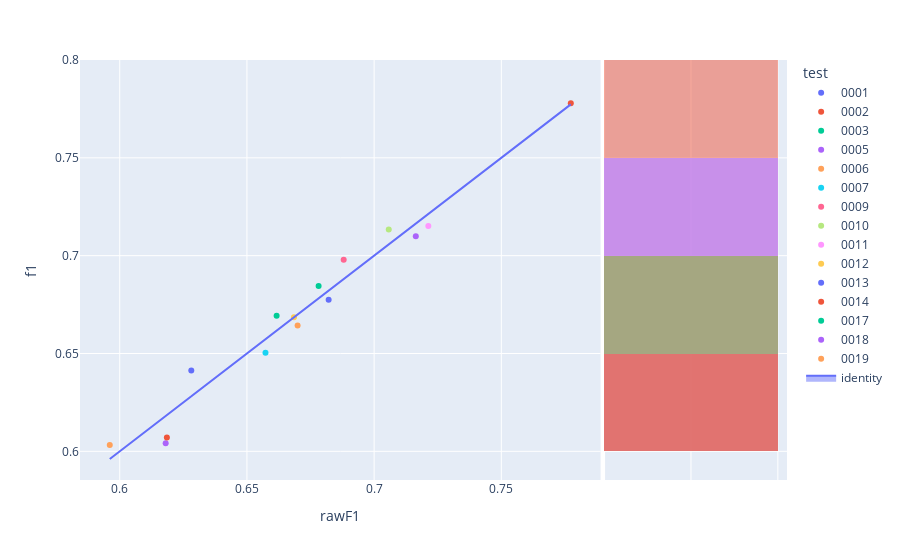

Notebook cell for this chart:
### Code cell
fig=px.scatter(experimentModels,x='rawF1',y='f1',color='test',hover_name='modelId', marginal_y="histogram")
fig.add_trace(
    go.Scatter(x=experimentModels['rawF1'], y=experimentModels['rawF1'], name="identity", mode='lines',fill="toself")
)
fig.show()

### Figure 1 — Plotly figure (JSON) as saved in the notebook; plotly's stock layout.template omitted (floating-point values rounded to 4 significant figures)
{"data": [{"hovertemplate": "<b>%{hovertext}</b><br><br>test=0001<br>rawF1=%{x}<br>f1=%{y}<extra></extra>", "hovertext": ["7feab6c6-8ccf-4056-b394-5b6d7b96cb7a"], "legendgroup": "0001", "marker": {"color": "#636efa", "symbol": "circle"}, "mode": "markers", "name": "0001", "orientation": "v", "showlegend": true, "type": "scatter", "x": [0.6281], "xaxis": "x", "y": [0.6413], "yaxis": "y"}, {"alignmentgroup": "True", "bingroup": "y", "hovertemplate": "test=0001<br>f1=%{y}<br>count=%{x}<extra></extra>", "legendgroup": "0001", "marker": {"color": "#636efa"}, "name": "0001", "offsetgroup": "0001", "opacity": 0.5, "showlegend": false, "type": "histogram", "xaxis": "x2", "y": [0.6413], "yaxis": "y2"}, {"hovertemplate": "<b>%{hovertext}</b><br><br>test=0002<br>rawF1=%{x}<br>f1=%{y}<extra></extra>", "hovertext": ["aca6fbc5-bdf4-4890-bc15-bd3cc527aa65"], "legendgroup": "0002", "marker": {"color": "#EF553B", "symbol": "circle"}, "mode": "markers", "name": "0002", "orientation": "v", "showlegend": true, "type": "scatter", "x": [0.7773], "xaxis": "x", "y": [0.7779], "yaxis": "y"}, {"alignmentgroup": "True", "bingroup": "y", "hovertemplate": "test=0002<br>f1=%{y}<br>count=%{x}<extra></extra>", "legendgroup": "0002", "marker": {"color": "#EF553B"}, "name": "0002", "offsetgroup": "0002", "opacity": 0.5, "showlegend": false, "type": "histogram", "xaxis": "x2", "y": [0.7779], "yaxis": "y2"}, {"hovertemplate": "<b>%{hovertext}</b><br><br>test=0003<br>rawF1=%{x}<br>f1=%{y}<extra></extra>", "hovertext": ["ec017e6c-bd1b-41f7-af84-ed6023617980"], "legendgroup": "0003", "marker": {"color": "#00cc96", "symbol": "circle"}, "mode": "markers", "name": "0003", "orientation": "v", "showlegend": true, "type": "scatter", "x": [0.6782], "xaxis": "x", "y": [0.6845], "yaxis": "y"}, {"alignmentgroup": "True", "bingroup": "y", "hovertemplate": "test=0003<br>f1=%{y}<br>count=%{x}<extra></extra>", "legendgroup": "0003", "marker": {"color": "#00cc96"}, "name": "0003", "offsetgroup": "0003", "opacity": 0.5, "showlegend": false, "type": "histogram", "xaxis": "x2", "y": [0.6845], "yaxis": "y2"}, {"hovertemplate": "<b>%{hovertext}</b><br><br>test=0005<br>rawF1=%{x}<br>f1=%{y}<extra></extra>", "hovertext": ["abcd606e-c9ec-4194-807e-4a045dcd0e18"], "legendgroup": "0005", "marker": {"color": "#ab63fa", "symbol": "circle"}, "mode": "markers", "name": "0005", "orientation": "v", "showlegend": true, "type": "scatter", "x": [0.6181], "xaxis": "x", "y": [0.6041], "yaxis": "y"}, {"alignmentgroup": "True", "bingroup": "y", "hovertemplate": "test=0005<br>f1=%{y}<br>count=%{x}<extra></extra>", "legendgroup": "0005", "marker": {"color": "#ab63fa"}, "name": "0005", "offsetgroup": "0005", "opacity": 0.5, "showlegend": false, "type": "histogram", "xaxis": "x2", "y": [0.6041], "yaxis": "y2"}, {"hovertemplate": "<b>%{hovertext}</b><br><br>test=0006<br>rawF1=%{x}<br>f1=%{y}<extra></extra>", "hovertext": ["ba039537-8f79-49cf-8ac8-383434059506"], "legendgroup": "0006", "marker": {"color": "#FFA15A", "symbol": "circle"}, "mode": "markers", "name": "0006", "orientation": "v", "showlegend": true, "type": "scatter", "x": [0.5961], "xaxis": "x", "y": [0.6033], "yaxis": "y"}, {"alignmentgroup": "True", "bingroup": "y", "hovertemplate": "test=0006<br>f1=%{y}<br>count=%{x}<extra></extra>", "legendgroup": "0006", "marker": {"color": "#FFA15A"}, "name": "0006", "offsetgroup": "0006", "opacity": 0.5, "showlegend": false, "type": "histogram", "xaxis": "x2", "y": [0.6033], "yaxis": "y2"}, {"hovertemplate": "<b>%{hovertext}</b><br><br>test=0007<br>rawF1=%{x}<br>f1=%{y}<extra></extra>", "hovertext": ["496b4ddf-f8cb-4244-89ad-0439681b820b"], "legendgroup": "0007", "marker": {"color": "#19d3f3", "symbol": "circle"}, "mode": "markers", "name": "0007", "orientation": "v", "showlegend": true, "type": "scatter", "x": [0.6573], "xaxis": "x", "y": [0.6504], "yaxis": "y"}, {"alignmentgroup": "True", "bingroup": "y", "hovertemplate": "test=0007<br>f1=%{y}<br>count=%{x}<extra></extra>", "legendgroup": "0007", "marker": {"color": "#19d3f3"}, "name": "0007", "offsetgroup": "0007", "opacity": 0.5, "showlegend": false, "type": "histogram", "xaxis": "x2", "y": [0.6504], "yaxis": "y2"}, {"hovertemplate": "<b>%{hovertext}</b><br><br>test=0009<br>rawF1=%{x}<br>f1=%{y}<extra></extra>", "hovertext": ["7daf0b7c-d584-4841-8dd3-6d4cec075655"], "legendgroup": "0009", "marker": {"color": "#FF6692", "symbol": "circle"}, "mode": "markers", "name": "0009", "orientation": "v", "showlegend": true, "type": "scatter", "x": [0.688], "xaxis": "x", "y": [0.698], "yaxis": "y"}, {"alignmentgroup": "True", "bingroup": "y", "hovertemplate": "test=0009<br>f1=%{y}<br>count=%{x}<extra></extra>", "legendgroup": "0009", "marker": {"color": "#FF6692"}, "name": "0009", "offsetgroup": "0009", "opacity": 0.5, "showlegend": false, "type": "histogram", "xaxis": "x2", "y": [0.698], "yaxis": "y2"}, {"hovertemplate": "<b>%{hovertext}</b><br><br>test=0010<br>rawF1=%{x}<br>f1=%{y}<extra></extra>", "hovertext": ["cf984650-f856-4b2e-9290-4aba38fd6427"], "legendgroup": "0010", "marker": {"color": "#B6E880", "symbol": "circle"}, "mode": "markers", "name": "0010", "orientation": "v", "showlegend": true, "type": "scatter", "x": [0.7058], "xaxis": "x", "y": [0.7133], "yaxis": "y"}, {"alignmentgroup": "True", "bingroup": "y", "hovertemplate": "test=0010<br>f1=%{y}<br>count=%{x}<extra></extra>", "legendgroup": "0010", "marker": {"color": "#B6E880"}, "name": "0010", "offsetgroup": "0010", "opacity": 0.5, "showlegend": false, "type": "histogram", "xaxis": "x2", "y": [0.7133], "yaxis": "y2"}, {"hovertemplate": "<b>%{hovertext}</b><br><br>test=0011<br>rawF1=%{x}<br>f1=%{y}<extra></extra>", "hovertext": ["8be0a742-8fa8-4f1f-a081-622ff61d7bb5"], "legendgroup": "0011", "marker": {"color": "#FF97FF", "symbol": "circle"}, "mode": "markers", "name": "0011", "orientation": "v", "showlegend": true, "type": "scatter", "x": [0.7213], "xaxis": "x", "y": [0.7152], "yaxis": "y"}, {"alignmentgroup": "True", "bingroup": "y", "hovertemplate": "test=0011<br>f1=%{y}<br>count=%{x}<extra></extra>", "legendgroup": "0011", "marker": {"color": "#FF97FF"}, "name": "0011", "offsetgroup": "0011", "opacity": 0.5, "showlegend": false, "type": "histogram", "xaxis": "x2", "y": [0.7152], "yaxis": "y2"}, {"hovertemplate": "<b>%{hovertext}</b><br><br>test=0012<br>rawF1=%{x}<br>f1=%{y}<extra></extra>", "hovertext": ["87814133-dd28-4c87-860b-c4ef8d85801e"], "legendgroup": "0012", "marker": {"color": "#FECB52", "symbol": "circle"}, "mode": "markers", "name": "0012", "orientation": "v", "showlegend": true, "type": "scatter", "x": [0.6685], "xaxis": "x", "y": [0.6685], "yaxis": "y"}, {"alignmentgroup": "True", "bingroup": "y", "hovertemplate": "test=0012<br>f1=%{y}<br>count=%{x}<extra></extra>", "legendgroup": "0012", "marker": {"color": "#FECB52"}, "name": "0012", "offsetgroup": "0012", "opacity": 0.5, "showlegend": false, "type": "histogram", "xaxis": "x2", "y": [0.6685], "yaxis": "y2"}, {"hovertemplate": "<b>%{hovertext}</b><br><br>test=0013<br>rawF1=%{x}<br>f1=%{y}<extra></extra>", "hovertext": ["3d0715ed-4682-4fa5-9cc7-f167312e833b"], "legendgroup": "0013", "marker": {"color": "#636efa", "symbol": "circle"}, "mode": "markers", "name": "0013", "orientation": "v", "showlegend": true, "type": "scatter", "x": [0.6821], "xaxis": "x", "y": [0.6775], "yaxis": "y"}, {"alignmentgroup": "True", "bingroup": "y", "hovertemplate": "test=0013<br>f1=%{y}<br>count=%{x}<extra></extra>", "legendgroup": "0013", "marker": {"color": "#636efa"}, "name": "0013", "offsetgroup": "0013", "opacity": 0.5, "showlegend": false, "type": "histogram", "xaxis": "x2", "y": [0.6775], "yaxis": "y2"}, {"hovertemplate": "<b>%{hovertext}</b><br><br>test=0014<br>rawF1=%{x}<br>f1=%{y}<extra></extra>", "hovertext": ["1ec0ffd4-9973-4c92-9d68-80bfc2610b4e"], "legendgroup": "0014", "marker": {"color": "#EF553B", "symbol": "circle"}, "mode": "markers", "name": "0014", "orientation": "v", "showlegend": true, "type": "scatter", "x": [0.6185], "xaxis": "x", "y": [0.6071], "yaxis": "y"}, {"alignmentgroup": "True", "bingroup": "y", "hovertemplate": "test=0014<br>f1=%{y}<br>count=%{x}<extra></extra>", "legendgroup": "0014", "marker": {"color": "#EF553B"}, "name": "0014", "offsetgroup": "0014", "opacity": 0.5, "showlegend": false, "type": "histogram", "xaxis": "x2", "y": [0.6071], "yaxis": "y2"}, {"hovertemplate": "<b>%{hovertext}</b><br><br>test=0017<br>rawF1=%{x}<br>f1=%{y}<extra></extra>", "hovertext": ["85254932-ed56-4105-92cd-63187d464506"], "legendgroup": "0017", "marker": {"color": "#00cc96", "symbol": "circle"}, "mode": "markers", "name": "0017", "orientation": "v", "showlegend": true, "type": "scatter", "x": [0.6617], "xaxis": "x", "y": [0.6693], "yaxis": "y"}, {"alignmentgroup": "True", "bingroup": "y", "hovertemplate": "test=0017<br>f1=%{y}<br>count=%{x}<extra></extra>", "legendgroup": "0017", "marker": {"color": "#00cc96"}, "name": "0017", "offsetgroup": "0017", "opacity": 0.5, "showlegend": false, "type": "histogram", "xaxis": "x2", "y": [0.6693], "yaxis": "y2"}, {"hovertemplate": "<b>%{hovertext}</b><br><br>test=0018<br>rawF1=%{x}<br>f1=%{y}<extra></extra>", "hovertext": ["4ae8df49-0dfe-4d18-8f0b-e1dfd3285c3e"], "legendgroup": "0018", "marker": {"color": "#ab63fa", "symbol": "circle"}, "mode": "markers", "name": "0018", "orientation": "v", "showlegend": true, "type": "scatter", "x": [0.7164], "xaxis": "x", "y": [0.7099], "yaxis": "y"}, {"alignmentgroup": "True", "bingroup": "y", "hovertemplate": "test=0018<br>f1=%{y}<br>count=%{x}<extra></extra>", "legendgroup": "0018", "marker": {"color": "#ab63fa"}, "name": "0018", "offsetgroup": "0018", "opacity": 0.5, "showlegend": false, "type": "histogram", "xaxis": "x2", "y": [0.7099], "yaxis": "y2"}, {"hovertemplate": "<b>%{hovertext}</b><br><br>test=0019<br>rawF1=%{x}<br>f1=%{y}<extra></extra>", "hovertext": ["e3714d66-0198-4ba1-b455-3405e39de414"], "legendgroup": "0019", "marker": {"color": "#FFA15A", "symbol": "circle"}, "mode": "markers", "name": "0019", "orientation": "v", "showlegend": true, "type": "scatter", "x": [0.6699], "xaxis": "x", "y": [0.6643], "yaxis": "y"}, {"alignmentgroup": "True", "bingroup": "y", "hovertemplate": "test=0019<br>f1=%{y}<br>count=%{x}<extra></extra>", "legendgroup": "0019", "marker": {"color": "#FFA15A"}, "name": "0019", "offsetgroup": "0019", "opacity": 0.5, "showlegend": false, "type": "histogram", "xaxis": "x2", "y": [0.6643], "yaxis": "y2"}, {"fill": "toself", "mode": "lines", "name": "identity", "type": "scatter", "x": [0.6281, 0.7773, 0.6782, 0.6181, 0.5961, 0.6573, 0.688, 0.7058, 0.7213, 0.6685, 0.6821, 0.6185, 0.6617, 0.7164, 0.6699], "y": [0.6281, 0.7773, 0.6782, 0.6181, 0.5961, 0.6573, 0.688, 0.7058, 0.7213, 0.6685, 0.6821, 0.6185, 0.6617, 0.7164, 0.6699]}], "layout": {"barmode": "overlay", "legend": {"title": {"text": "test"}, "tracegroupgap": 0}, "margin": {"t": 60}, "xaxis": {"anchor": "y", "domain": [0, 0.7363], "title": {"text": "rawF1"}}, "xaxis2": {"anchor": "y2", "domain": [0.7413, 1], "matches": "x2", "showgrid": true, "showline": false, "showticklabels": false, "ticks": ""}, "yaxis": {"anchor": "x", "domain": [0, 1], "title": {"text": "f1"}}, "yaxis2": {"anchor": "x2", "domain": [0, 1], "matches": "y", "showgrid": true, "showticklabels": false}}}
